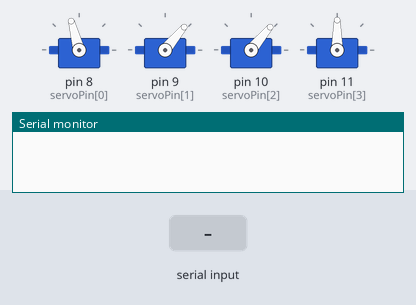
The sketch below on a simulated Arduino Uno, built with avr-gcc and run on an emulated ATmega328P. Shown: 4 × servo, the last lines printed to the serial monitor. Inputs (shaded band) come from the test bench. Random numbers use the default seed unless the sketch sets one.

Above: at 1.2 s.
1.3 s: "u" received over Serial
At 3.6 s:
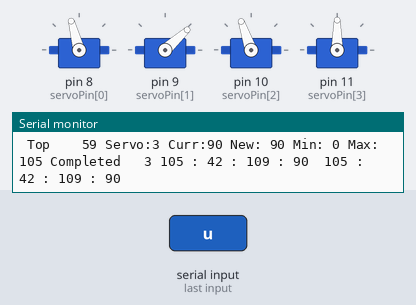
4.3 s: byte 97 ('a') received over Serial
At 6.0 s:
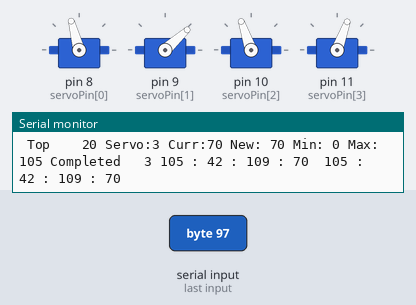
6.3 s: byte 104 ('h') received over Serial
At 8.4 s:
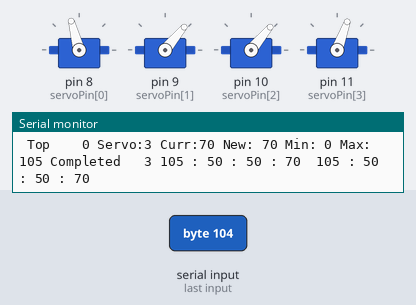
9.3 s: "y" received over Serial
At 11.0 s:
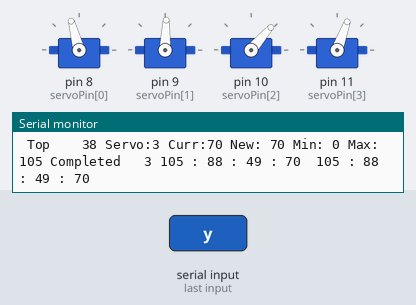
11.7 s: byte 100 ('d') received over Serial
At 12.6 s:
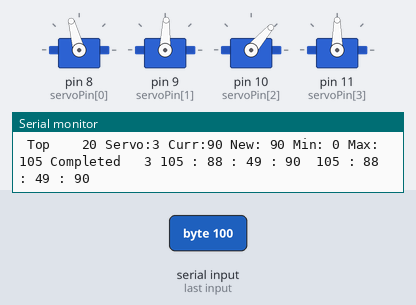
13.7 s: "R90\n" received over Serial
At 16.9 s:
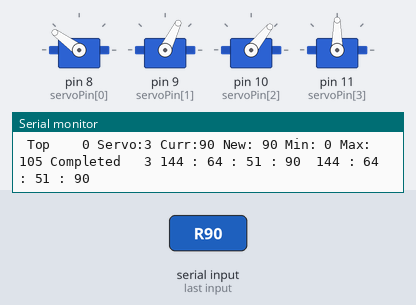
Timing chart, 0 to 17.7 s (numbered marks = the images above; inputs shaded):
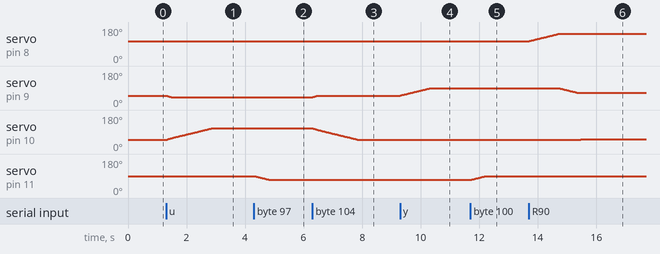

Measured:
- after the input at 1.3 s, servo on pin 9 (servoPin[1]): 50° → 42° at once; servo on pin 10 (servoPin[2]): moves from 50° to 109° over 1.5 s, starting at once
- after the input at 4.3 s, servo on pin 11 (servoPin[3]): moves from 90° to 70° over 0.51 s, starting at once
- after the input at 6.3 s, servo on pin 9 (servoPin[1]): 42° → 50° at once; servo on pin 10 (servoPin[2]): moves from 109° to 50° over 1.5 s, starting at once
- after the input at 9.3 s, servo on pin 9 (servoPin[1]): moves from 50° to 88° over 0.98 s, starting at once; servo on pin 10 (servoPin[2]): 50° → 49° at once
- after the input at 11.7 s, servo on pin 11 (servoPin[3]): moves from 70° to 90° over 0.50 s, starting at once
- after the input at 13.7 s, servo on pin 8 (servoPin[0]): moves from 105° to 144° over 1.0 s, starting at once; servo on pin 9 (servoPin[1]): moves from 88° to 64° over 0.61 s, starting after 1.1 s; servo on pin 10 (servoPin[2]): 49° → 51° after 1.8 s

The sketch:

KeyboardControlledServo.ino
```cpp
/**
   Use values 35 - 80 as a range for a servos together
*/

#include <Servo.h>

int x;
String str;

int pos = 0;
/*              b   s    e    c     */
int rest[4] = {105, 50,  50,  90};
int mmin[4] = { 38, 25,   5,   0};
int mmax[4] = {172, 90, 120, 105};
int ddelay = 3;
int newPos[4] = {105, 50,  50,  90};
int currentPos[4] = {105, 50,  50,  90};
int inc[4] = { 1, 1, 1, 1};
int ByteReceived;
int sstep[4] = { 1, 1, 1, 20 } ;
String memory[100];
int ttt = 0;


Servo myServo[4];
Servo testServo;

int servoPin[4] = { 8, 9, 10, 11 };

void setup() {
  Serial.begin(115200);

  for (int t = 0 ; t <= 3; t += 1) {
    myServo[t].attach(servoPin[t]);
  }

  for (int t = 0 ; t <= 3; t += 1) {
    myServo[t].write(rest[t]);
  }

  randomSeed(analogRead(0));


}

void loop()
{
  if (Serial.available() > 0)
  {

    ByteReceived = Serial.read();
    Serial.print(ByteReceived);
    Serial.print("        ");
    Serial.print(ByteReceived, HEX);
    Serial.print("       ");
    Serial.print(char(ByteReceived));


    if (ByteReceived == 'R') // Single Quote! This is a character.
    {
      int randNumber[3];

      for (int t = 0 ; t <= 3; t += 1) {
        randNumber[t] = random(mmin[t], mmax[t]);
        newPos[t] = randNumber[t];
        ddelay = random(1, 5);
        SweepTo() ;
      }
    }


    if (ByteReceived == 'r') // Single Quote! This is a character.
    {
      Serial.println();
      Serial.println();
      Serial.print(" Remember ");

      printNewPos();

      String thisString =
        String(currentPos[0], DEC) + "," +
        String(currentPos[1], DEC) + "," +
        String(currentPos[2], DEC) + "," +
        String(currentPos[3], DEC) ;

      memory[ttt] = thisString ;
      for (int tttt = 0 ; tttt <= ttt ; tttt += 1) {
        Serial.println(memory[tttt]);
      }

      /*
         Don't remember
      */
      ttt = ttt + 1;

    }

    if (ByteReceived == 'p') // Single Quote! This is a character.
    {
      Serial.print(" Play Back Base");

      for (int tttt = 0 ; tttt <= ttt ; tttt += 1) {

        Serial.println(memory[tttt]);
      }
      for (int tttt = 0 ; tttt < ttt ; tttt += 1) {
        Serial.println(memory[tttt]);


        pullPos(memory[tttt]);

        Serial.print("mem");
        Serial.print(newPos[0]);
        Serial.print(" mmm ");
        Serial.print(newPos[1]);
        Serial.print(" mmm ");
        Serial.print(newPos[2]);
        Serial.print(" mmm ");
        Serial.print(newPos[3]);
        Serial.print(" mmm ");

        Serial.println();

        if (memory[tttt] != memory[tttt - 1])
          SweepTo();

      }

      for (int tttt = 0 ; tttt <= ttt ; tttt += 1) {

        Serial.println(memory[tttt]);
      }

    }

    if (ByteReceived == 'D') // Single Quote! This is a character.
    {
      Serial.print(" Base +  ");
      newPos[0] = newPos[0] - sstep[0];

    }

    if (ByteReceived == 't')
    {
      Serial.print(" Tight ");
      newPos[1] = 29;
      newPos[2] = 34;
    }

    if (ByteReceived == 'u')
    {
      Serial.print(" High ");
      newPos[1] = 42;
      newPos[2] = 109;
    }

    if (ByteReceived == 'y')
    {
      Serial.print(" Reach tOut ");
      newPos[1] = 88;
      newPos[2] = 49;
    }

    if (ByteReceived == 'C')
    {
      Serial.print(" Base + ");
      newPos[0] = newPos[0] + sstep[0];
    }

    if (ByteReceived == 'w')
    {
      Serial.print(" Shoulder + ");
      newPos[1] = newPos[1] - sstep[1];
    }

    if (ByteReceived == 's')
    {
      Serial.print(" Shoulder - ");
      newPos[1] = newPos[1] + sstep[1];
    }

    if (ByteReceived == 'A')
    {
      Serial.print(" Shoulder + ");
      newPos[2] = newPos[2] - sstep[2];
    }

    if (ByteReceived == 'B')
    {
      Serial.print(" Shoulder - ");
      newPos[2] = newPos[2] + sstep[2];
    }

    if (ByteReceived == 'a')
    {
      Serial.print(" Claw - ");
      newPos[3] = newPos[3] - sstep[3];
    }

    if (ByteReceived == 'd')
    {
      Serial.print(" Claw + ");
      newPos[3] = newPos[3] + sstep[3];
    }

    if (ByteReceived == 'h')
    {

      newPos[0] =  105;
      newPos[1] =   50;
      newPos[2] =   50;
      //  newPos[3] =   50;
      SweepTo() ;
      Serial.print(" HOME ");
    }

    SweepTo() ;
    Serial.println();    // End the line

  }

}

void printNewPos() {
  Serial.print(" ");
  Serial.print(currentPos[0]);
  Serial.print(" : ");
  Serial.print(currentPos[1]);
  Serial.print(" : ");
  Serial.print(currentPos[2]);
  Serial.print(" : ");
  Serial.print(currentPos[3]);
  Serial.print(" ");

}
void pullPos(String memory) {

  int commas[3];
  commas[0] = memory.indexOf(',');
  commas[1] = memory.indexOf(',', commas[0] + 1);
  commas[2] = memory.indexOf(',', commas[1] + 1);

  newPos[0] = memory.substring(0, commas[0]).toInt();
  newPos[1] = memory.substring(commas[0] + 1, commas[1]).toInt();
  newPos[2] = memory.substring(commas[1] + 1, commas[2]).toInt();
  newPos[3] = memory.substring(commas[2] + 1).toInt();

}

void SweepTo()
{

  Serial.println();

  Serial.print("Top of Move To");
  int complete[4] = {0, 0, 0, 0};


  for (int t = 0; t <= 180; t += 1) {

    if (complete[0] == 1 &&
        complete[1] == 1 &&
        complete[2] == 1 &&
        complete[3] == 1) {

      printNewPos();

      break;
    }


    for (int servoNumber = 0; servoNumber <= 3; servoNumber += 1) {
      /*
          Which way are we moving
      */

      if (newPos[servoNumber] < currentPos[servoNumber])
        inc[servoNumber] = -1;
      else inc[servoNumber] = 1;

      Serial.println();

      Serial.print(" Top    ");
      Serial.print( t );
      Serial.print(" Servo:");
      Serial.print(servoNumber);
      Serial.print( " Curr:" );
      Serial.print(currentPos[servoNumber]);
      Serial.print( " New: " );
      Serial.print(newPos[servoNumber]);
      Serial.print( " Min: " );
      Serial.print(mmin[servoNumber]);
      Serial.print( " Max: " );
      Serial.print(mmax[servoNumber]);

      if (currentPos[servoNumber] != newPos[servoNumber] &&
          currentPos[servoNumber] >= mmin[servoNumber] &&
          currentPos[servoNumber] <= mmax[servoNumber])
        currentPos[servoNumber] = currentPos[servoNumber] + inc[servoNumber];
      else {

        Serial.print(" Completed   ");
        Serial.print(servoNumber);

        printNewPos();


        complete[servoNumber] = 1;
        /*
           set to limits
        */
        if (currentPos[servoNumber] < mmin[servoNumber]) {
          currentPos[servoNumber] = mmin[servoNumber] + 5;
          newPos[servoNumber] = mmin[servoNumber]  + 5 ;
          Serial.print(" set to mmin    ");

        }

        if (currentPos[servoNumber] > mmax[servoNumber]) {
          currentPos[servoNumber] = mmax[servoNumber] - 5;
          newPos[servoNumber] = mmax[servoNumber] - 5 ;
          Serial.print(" set to mmax    ");

        }
      }


      /*
          Check limits
      */

      myServo[servoNumber].write(currentPos[servoNumber] );
      delay(ddelay);

    }
  }
}
```
